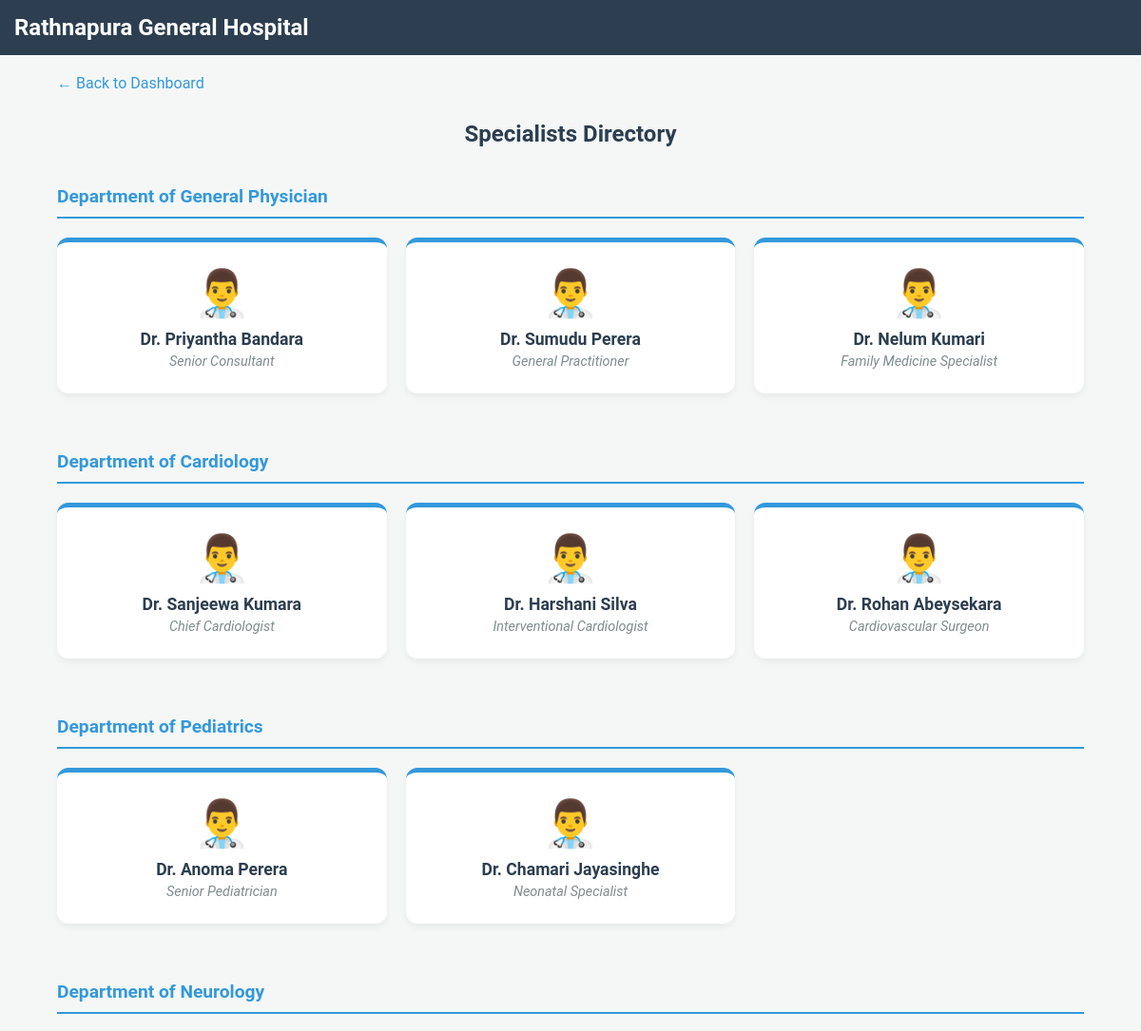
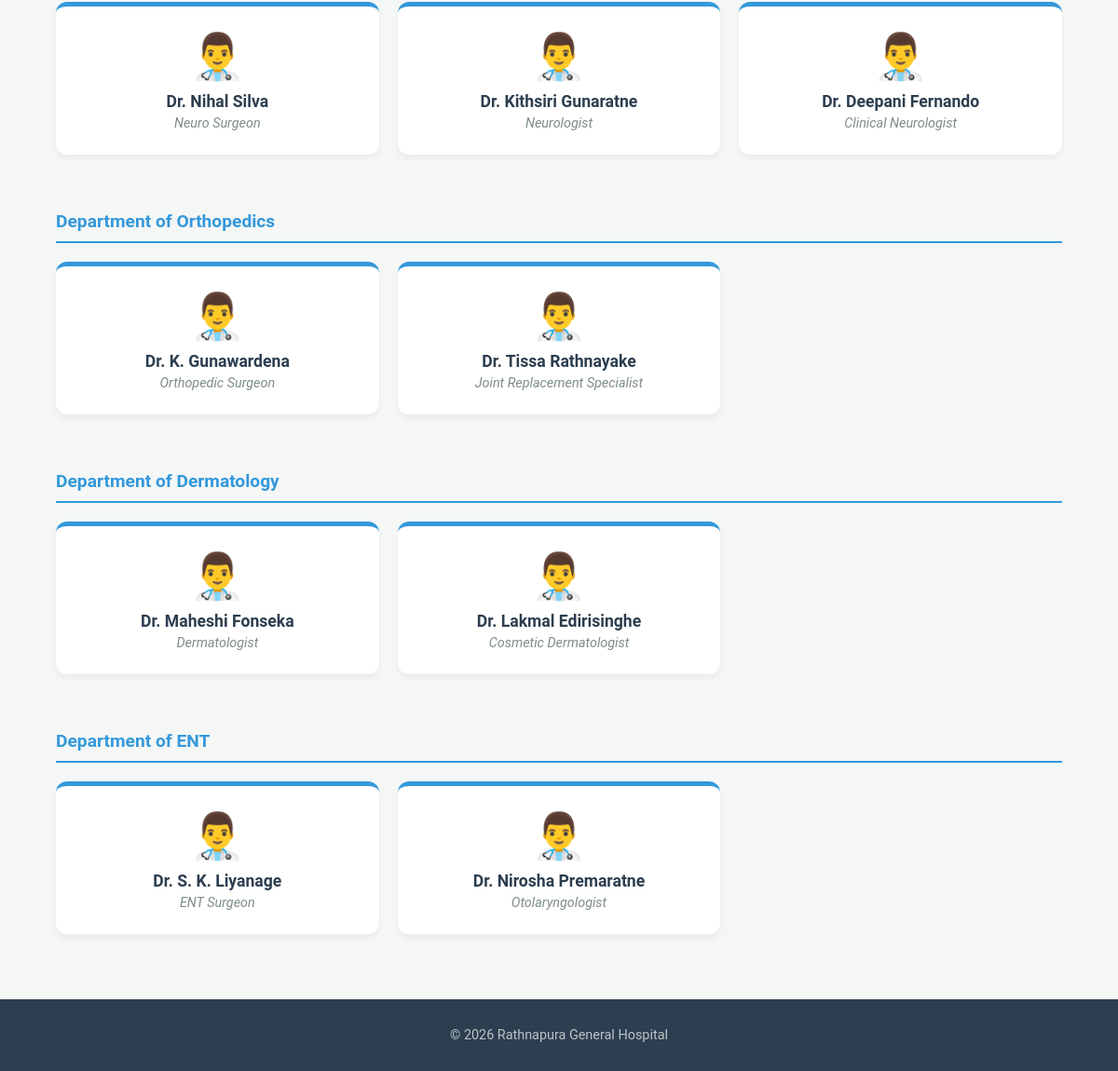
Page /view_doctors (signed in) on the committed database (2 pictures, top to bottom).
### tables this page shows
CREATE TABLE department (id INTEGER PRIMARY KEY AUTOINCREMENT, name TEXT NOT NULL);

CREATE TABLE doctors (
            id INTEGER PRIMARY KEY AUTOINCREMENT,
            name TEXT NOT NULL,
            specialty TEXT NOT NULL,
            dept_id INTEGER,
            FOREIGN KEY (dept_id) REFERENCES department (id)
        );

### app.py (the view)
@app.route("/view_doctors")
@login_required()
def view_doctors():
    db = get_db()
    departments = db.execute("SELECT * FROM department").fetchall()
    hospital_staff = []
    for dept in departments:
        docs = db.execute("SELECT name, specialty FROM doctors WHERE dept_id = ?", (dept['id'],)).fetchall()
        if docs:
            hospital_staff.append({'dept_name': dept['name'], 'doctors': docs})
    db.close()
    return render_template("view_doctors.html", staff=hospital_staff)

### app.py (called while the page is built)
def get_db():
    conn = sqlite3.connect(DB_PATH)
    conn.row_factory = sqlite3.Row
    return conn

def login_required(role=None):
    def wrapper(f):
        @wraps(f)
        def decorated_function(*args, **kwargs):
            if 'user_id' not in session:
                return redirect(url_for('login'))
            if role and session.get('role') != role:
                return "Access Denied: Unauthorized Role", 403
            return f(*args, **kwargs)
        return decorated_function
    return wrapper

### templates/view_doctors.html (shortened to what this page needs)
<!DOCTYPE html>
<html lang="en">
<head>
    <link rel="stylesheet" href="{{ url_for('static', filename='css/style.css') }}">
    <link rel="stylesheet" href="{{ url_for('static', filename='css/view_doctors.css') }}">
</head>
<body>
    <header class="app-header">
        <h1>Rathnapura General Hospital</h1>
    </header>
    <div class="doctor-container">
        <a href="{{ url_for('home') }}" class="back-btn" style="display:inline-block; margin-top:20px; text-decoration:none; color:#3498db;">← Back to Dashboard</a>
        <h2 class="main-title">Specialists Directory</h2>
        {% for group in staff %}
            <div class="dept-section">
                <h3 class="dept-title">Department of {{ group.dept_name }}</h3>
                <div class="doctor-grid">
                    {% for doc in group.doctors %}
                    <div class="doc-card">
                        <div class="doc-header">👨‍⚕️</div>
                        <div class="doc-info">
                            <h3>{{ doc.name }}</h3>
                            <div class="specialty">{{ doc.specialty }}</div>
                        </div>
                    </div>
                    {% endfor %}
                </div>
            </div>
        {% endfor %}
    </div>
    <footer style="text-align:center; padding: 30px; color:#bdc3c7;">
        &copy; 2026 Rathnapura General Hospital
    </footer>
</body>
</html>

### static/css/style.css (style rules this page uses)
:root { --primary-color: #2c3e50; --secondary-color: #27ae60; --background-color: #ecf0f1; --text-color: #2c3e50; --card-background: #ffffff; --overlay-color: rgba(0,0,0,0.4); }
* { margin: 0; padding: 0; box-sizing: border-box; font-family: 'Roboto', sans-serif; }
body { background-color: var(--background-color); display: flex; flex-direction: column; min-height: 100vh; color: var(--text-color); }
.app-header { background-color: var(--primary-color); color: var(--card-background); padding: 1rem; display: flex; justify-content: space-between; align-items: center; font-weight: bold; font-size: 1.2rem; }
footer { text-align: center; padding: 1rem; background-color: var(--primary-color); color: var(--card-background); margin-top: auto; font-size: 0.9rem; }
@media (min-width: 769px) { .doctor-grid { grid-template-columns: repeat(auto-fill, minmax(280px, 1fr)); } }

### static/css/view_doctors.css (style rules this page uses)
body { background: #f4f7f6; font-family: 'Roboto', sans-serif; margin: 0; color: #2c3e50; }
.doctor-container { width: 90%; max-width: 1200px; margin: 0 auto; padding-bottom: 50px; }
.app-header { background: #2c3e50; color: white; padding: 15px; text-align: center; }
.app-header h1 { font-size: 1.2rem; margin: 0; }
.main-title { text-align: center; margin: 30px 0; font-size: 1.5rem; }
.dept-title { color: #3498db; border-bottom: 2px solid #3498db; padding-bottom: 10px; margin-top: 40px; font-size: 1.2rem; }
.doctor-grid { display: grid; grid-template-columns: 1fr; gap: 20px; padding: 20px 0; }
.doc-card { background: white; border-radius: 12px; padding: 25px; text-align: center; box-shadow: 0 4px 6px rgba(0,0,0,0.05); border-top: 5px solid #3498db; transition: transform 0.3s ease; }
.doc-header { font-size: 3rem; margin-bottom: 10px; }
.doc-info h3 { margin: 10px 0 5px 0; font-size: 1.1rem; }
.specialty { color: #7f8c8d; font-size: 0.9rem; font-style: italic; }
@media screen and (min-width: 600px) { .doctor-grid { grid-template-columns: repeat(2, 1fr); } }
@media screen and (min-width: 1024px) { .doctor-grid { grid-template-columns: repeat(3, 1fr); } }
@media screen and (min-width: 1024px) { .app-header h1 { font-size: 1.5rem; } }

### rows in the picture
department: dept_name "General Physician"
doctors: name "Dr. Priyantha Bandara", specialty "Senior Consultant"
doctors: name "Dr. Sumudu Perera", specialty "General Practitioner"
doctors: name "Dr. Nelum Kumari", specialty "Family Medicine Specialist"
department: dept_name "Cardiology"
doctors: name "Dr. Sanjeewa Kumara", specialty "Chief Cardiologist"
doctors: name "Dr. Harshani Silva", specialty "Interventional Cardiologist"
doctors: name "Dr. Rohan Abeysekara", specialty "Cardiovascular Surgeon"
department: dept_name "Pediatrics"
doctors: name "Dr. Anoma Perera", specialty "Senior Pediatrician"
doctors: name "Dr. Chamari Jayasinghe", specialty "Neonatal Specialist"
department: dept_name "Neurology"
doctors: name "Dr. Nihal Silva", specialty "Neuro Surgeon"
doctors: name "Dr. Kithsiri Gunaratne", specialty "Neurologist"
doctors: name "Dr. Deepani Fernando", specialty "Clinical Neurologist"
department: dept_name "Orthopedics"
doctors: name "Dr. K. Gunawardena", specialty "Orthopedic Surgeon"
doctors: name "Dr. Tissa Rathnayake", specialty "Joint Replacement Specialist"
department: dept_name "Dermatology"
doctors: name "Dr. Maheshi Fonseka", specialty "Dermatologist"
doctors: name "Dr. Lakmal Edirisinghe", specialty "Cosmetic Dermatologist"
department: dept_name "ENT"
doctors: name "Dr. S. K. Liyanage", specialty "ENT Surgeon"
doctors: name "Dr. Nirosha Premaratne", specialty "Otolaryngologist"
